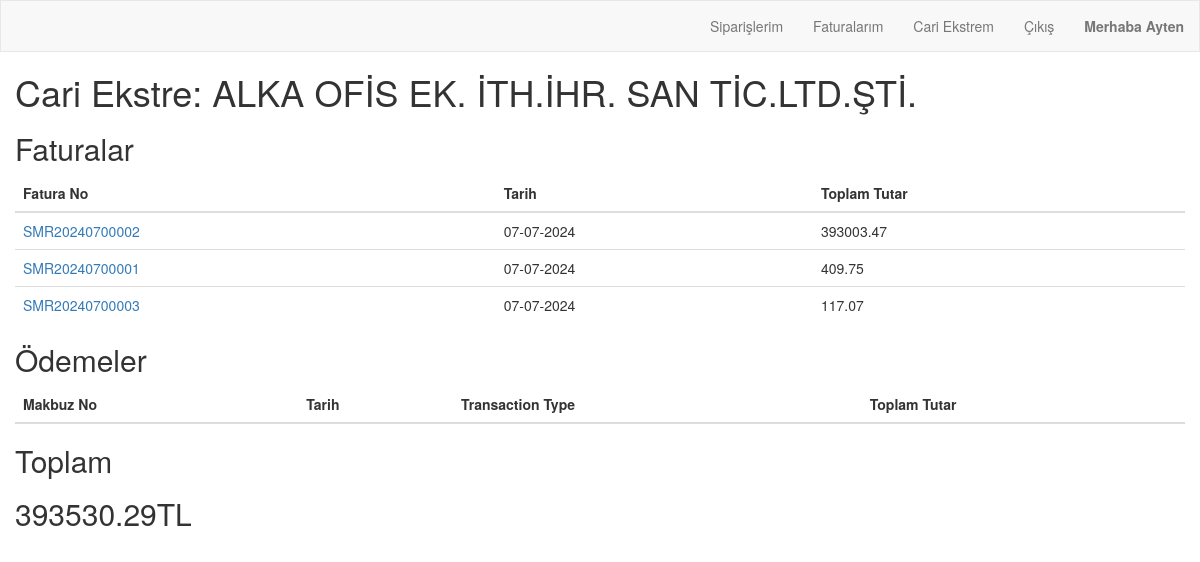
/order/customer/user_financial/ (signed in), run on an earlier commit of the app's database.
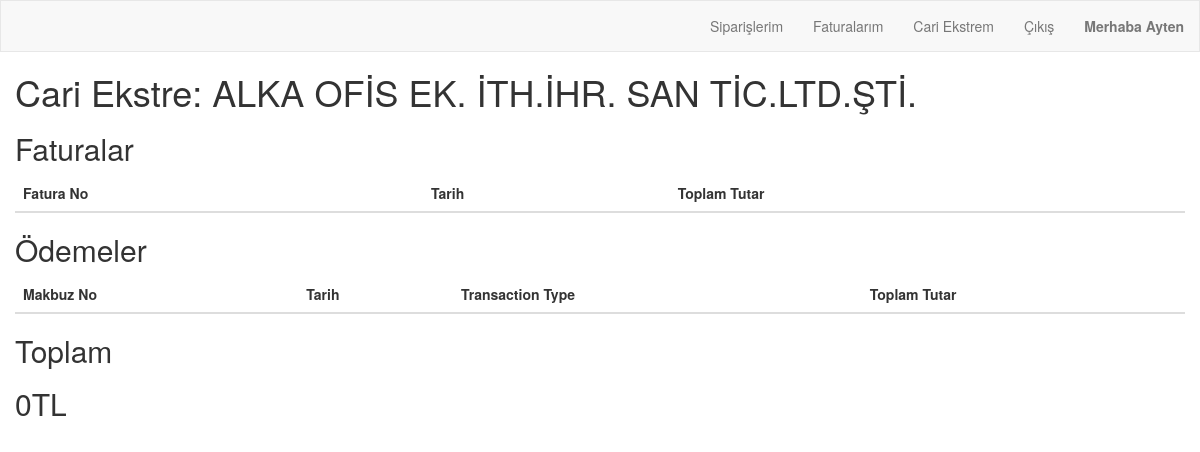
And on a later commit of the database.
### order/models.py (models this page shows, shortened)
class Invoice(models.Model):
    invoice_number = models.CharField(max_length=20, unique=True, blank=True)
    order = models.OneToOneField(Order, on_delete=models.CASCADE, related_name="invoice")
    invoice_date = models.DateTimeField(auto_now_add=True)
    billing_address = models.CharField(max_length=250, blank=True)
    total_amount = models.DecimalField(max_digits=10, decimal_places=2, blank=True, default=0)
    total_discount=models.DecimalField(max_digits=10, decimal_places=2, blank=True, default=0)
    tax_amount = models.DecimalField(max_digits=10, decimal_places=2, blank=True, default=0)
    grand_total = models.DecimalField(max_digits=10, decimal_places=2, blank=True, default=0)
    grand_total_USD = models.DecimalField(max_digits=10, decimal_places=2, blank=True, default=0)
    grand_total_EUR = models.DecimalField(max_digits=10, decimal_places=2, blank=True, default=0)
    status = models.CharField(max_length=50, default='Pending')
    published=models.BooleanField(default=False)

### order/views.py (the view)
# urls.py: path('customer/user_financial/', views.user_financial, name='user_financial'),
@login_required
def user_financial(request):
    customer = get_object_or_404(Customer, user=request.user)
    invoices = Invoice.objects.filter(order__customer=customer)
    payments = PaymentReceipt.objects.filter(customer=customer)
    total_invoiced = sum(invoice.grand_total for invoice in invoices)
    total_payments = sum(payment.amount for payment in payments)
    total_balance = total_invoiced - total_payments
    context = {
        'customer': customer,
        'invoices': invoices,
        'payments': payments,
        'total_balance': total_balance
    }
    return render(request, 'order/user_financial.html', context)

### order/Templates/order/user_financial.html (shortened to what this page needs)
{% extends "order/navbar.html" %}
{% block content %}
<body>
    <h1>Cari Ekstre: {{ customer.companyName }}</h1>
    <h2>Faturalar</h2>
    <table class="table">
        <thead>
            <tr>
                <th>Fatura No</th>
                <th>Tarih</th>
                <th>Toplam Tutar</th>
            </tr>
        </thead>
        <tbody>
            {% for invoice in invoices %}
            <tr>
                <td><a href="{% url 'order:invoice_detail' invoice.invoice_number %}">{{ invoice.invoice_number }}</td>
                <td>{{ invoice.invoice_date|date:"d-m-Y" }}</td>
                <td>{{ invoice.grand_total }}</td>
            </tr>
            {% endfor %}
        </tbody>
    </table>
    <h2>Ödemeler</h2>
    <table class="table">
        <thead>
            <tr>
                <th>Makbuz No</th>
                <th>Tarih</th>
                <th>Transaction Type</th>
                <th>Toplam Tutar</th>
            </tr>
        </thead>
    </table>
    <h2>Toplam</h2>
    <h2>{{ total_balance }}TL</h2>
</body>
</html>
{% endblock %}

What changed in the data, as far as the page shows it:
removed Invoice: invoice_number "SMR20240700002", invoice_date "07-07-2024", grand_total "393003.47"
removed Invoice: invoice_number "SMR20240700001", invoice_date "07-07-2024", grand_total "409.75"
removed Invoice: invoice_number "SMR20240700003", invoice_date "07-07-2024", grand_total "117.07"
Also different on the page:
{{ total_balance }}: "393530.29" → "0"
